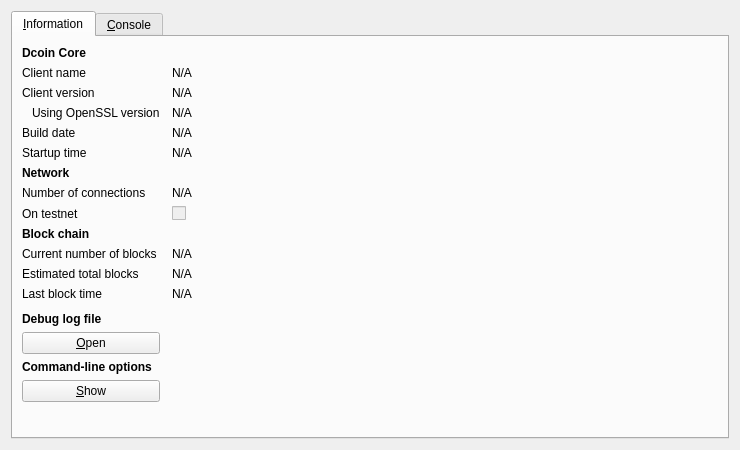
<?xml version="1.0" encoding="UTF-8"?>
<ui version="4.0">
 <class>RPCConsole</class>
 <widget class="QDialog" name="RPCConsole">
  <property name="geometry">
   <rect>
    <x>0</x>
    <y>0</y>
    <width>740</width>
    <height>450</height>
   </rect>
  </property>
  <property name="windowTitle">
   <string>Bitcoin - Debug window</string>
  </property>
  <layout class="QVBoxLayout" name="verticalLayout_2">
   <item>
    <widget class="QTabWidget" name="tabWidget">
     <property name="currentIndex">
      <number>0</number>
     </property>
     <widget class="QWidget" name="tab_info">
      <attribute name="title">
       <string>&amp;Information</string>
      </attribute>
      <layout class="QGridLayout" name="gridLayout" columnstretch="0,1">
       <property name="horizontalSpacing">
        <number>12</number>
       </property>
       <item row="0" column="0">
        <widget class="QLabel" name="label_9">
         <property name="font">
          <font>
           <weight>75</weight>
           <bold>true</bold>
          </font>
         </property>
         <property name="text">
          <string>Dcoin Core</string>
         </property>
        </widget>
       </item>
       <item row="1" column="0">
        <widget class="QLabel" name="label_5">
         <property name="text">
          <string>Client name</string>
         </property>
        </widget>
       </item>
       <item row="1" column="1">
        <widget class="QLabel" name="clientName">
         <property name="cursor">
          <cursorShape>IBeamCursor</cursorShape>
         </property>
         <property name="text">
          <string>N/A</string>
         </property>
         <property name="textFormat">
          <enum>Qt::PlainText</enum>
         </property>
         <property name="textInteractionFlags">
          <set>Qt::LinksAccessibleByMouse|Qt::TextSelectableByKeyboard|Qt::TextSelectableByMouse</set>
         </property>
        </widget>
       </item>
       <item row="2" column="0">
        <widget class="QLabel" name="label_6">
         <property name="text">
          <string>Client version</string>
         </property>
        </widget>
       </item>
       <item row="2" column="1">
        <widget class="QLabel" name="clientVersion">
         <property name="cursor">
          <cursorShape>IBeamCursor</cursorShape>
         </property>
         <property name="text">
          <string>N/A</string>
         </property>
         <property name="textFormat">
          <enum>Qt::PlainText</enum>
         </property>
         <property name="textInteractionFlags">
          <set>Qt::LinksAccessibleByMouse|Qt::TextSelectableByKeyboard|Qt::TextSelectableByMouse</set>
         </property>
        </widget>
       </item>
       <item row="3" column="0">
        <widget class="QLabel" name="label_14">
         <property name="text">
          <string>Using OpenSSL version</string>
         </property>
         <property name="indent">
          <number>10</number>
         </property>
        </widget>
       </item>
       <item row="3" column="1">
        <widget class="QLabel" name="openSSLVersion">
         <property name="cursor">
          <cursorShape>IBeamCursor</cursorShape>
         </property>
         <property name="text">
          <string>N/A</string>
         </property>
         <property name="textFormat">
          <enum>Qt::PlainText</enum>
         </property>
         <property name="textInteractionFlags">
          <set>Qt::LinksAccessibleByMouse|Qt::TextSelectableByKeyboard|Qt::TextSelectableByMouse</set>
         </property>
        </widget>
       </item>
       <item row="4" column="0">
        <widget class="QLabel" name="label_12">
         <property name="text">
          <string>Build date</string>
         </property>
        </widget>
       </item>
       <item row="4" column="1">
        <widget class="QLabel" name="buildDate">
         <property name="cursor">
          <cursorShape>IBeamCursor</cursorShape>
         </property>
         <property name="text">
          <string>N/A</string>
         </property>
         <property name="textFormat">
          <enum>Qt::PlainText</enum>
         </property>
         <property name="textInteractionFlags">
          <set>Qt::LinksAccessibleByMouse|Qt::TextSelectableByKeyboard|Qt::TextSelectableByMouse</set>
         </property>
        </widget>
       </item>
       <item row="5" column="0">
        <widget class="QLabel" name="label_13">
         <property name="text">
          <string>Startup time</string>
         </property>
        </widget>
       </item>
       <item row="5" column="1">
        <widget class="QLabel" name="startupTime">
         <property name="cursor">
          <cursorShape>IBeamCursor</cursorShape>
         </property>
         <property name="text">
          <string>N/A</string>
         </property>
         <property name="textFormat">
          <enum>Qt::PlainText</enum>
         </property>
         <property name="textInteractionFlags">
          <set>Qt::LinksAccessibleByMouse|Qt::TextSelectableByKeyboard|Qt::TextSelectableByMouse</set>
         </property>
        </widget>
       </item>
       <item row="6" column="0">
        <widget class="QLabel" name="label_11">
         <property name="font">
          <font>
           <weight>75</weight>
           <bold>true</bold>
          </font>
         </property>
         <property name="text">
          <string>Network</string>
         </property>
        </widget>
       </item>
       <item row="7" column="0">
        <widget class="QLabel" name="label_7">
         <property name="text">
          <string>Number of connections</string>
         </property>
        </widget>
       </item>
       <item row="7" column="1">
        <widget class="QLabel" name="numberOfConnections">
         <property name="cursor">
          <cursorShape>IBeamCursor</cursorShape>
         </property>
         <property name="text">
          <string>N/A</string>
         </property>
         <property name="textFormat">
          <enum>Qt::PlainText</enum>
         </property>
         <property name="textInteractionFlags">
          <set>Qt::LinksAccessibleByMouse|Qt::TextSelectableByKeyboard|Qt::TextSelectableByMouse</set>
         </property>
        </widget>
       </item>
       <item row="8" column="0">
        <widget class="QLabel" name="label_8">
         <property name="text">
          <string>On testnet</string>
         </property>
        </widget>
       </item>
       <item row="8" column="1">
        <widget class="QCheckBox" name="isTestNet">
         <property name="enabled">
          <bool>false</bool>
         </property>
         <property name="text">
          <string/>
         </property>
        </widget>
       </item>
       <item row="9" column="0">
        <widget class="QLabel" name="label_10">
         <property name="font">
          <font>
           <weight>75</weight>
           <bold>true</bold>
          </font>
         </property>
         <property name="text">
          <string>Block chain</string>
         </property>
        </widget>
       </item>
       <item row="10" column="0">
        <widget class="QLabel" name="label_3">
         <property name="text">
          <string>Current number of blocks</string>
         </property>
        </widget>
       </item>
       <item row="10" column="1">
        <widget class="QLabel" name="numberOfBlocks">
         <property name="cursor">
          <cursorShape>IBeamCursor</cursorShape>
         </property>
         <property name="text">
          <string>N/A</string>
         </property>
         <property name="textFormat">
          <enum>Qt::PlainText</enum>
         </property>
         <property name="textInteractionFlags">
          <set>Qt::LinksAccessibleByMouse|Qt::TextSelectableByKeyboard|Qt::TextSelectableByMouse</set>
         </property>
        </widget>
       </item>
       <item row="11" column="0">
        <widget class="QLabel" name="label_4">
         <property name="text">
          <string>Estimated total blocks</string>
         </property>
        </widget>
       </item>
       <item row="11" column="1">
        <widget class="QLabel" name="totalBlocks">
         <property name="cursor">
          <cursorShape>IBeamCursor</cursorShape>
         </property>
         <property name="text">
          <string>N/A</string>
         </property>
         <property name="textFormat">
          <enum>Qt::PlainText</enum>
         </property>
         <property name="textInteractionFlags">
          <set>Qt::LinksAccessibleByMouse|Qt::TextSelectableByKeyboard|Qt::TextSelectableByMouse</set>
         </property>
        </widget>
       </item>
       <item row="12" column="0">
        <widget class="QLabel" name="label_2">
         <property name="text">
          <string>Last block time</string>
         </property>
        </widget>
       </item>
       <item row="12" column="1">
        <widget class="QLabel" name="lastBlockTime">
         <property name="cursor">
          <cursorShape>IBeamCursor</cursorShape>
         </property>
         <property name="text">
          <string>N/A</string>
         </property>
         <property name="textFormat">
          <enum>Qt::PlainText</enum>
         </property>
         <property name="textInteractionFlags">
          <set>Qt::LinksAccessibleByMouse|Qt::TextSelectableByKeyboard|Qt::TextSelectableByMouse</set>
         </property>
        </widget>
       </item>
       <item row="13" column="0">
        <spacer name="verticalSpacer_2">
         <property name="orientation">
          <enum>Qt::Vertical</enum>
         </property>
         <property name="sizeHint" stdset="0">
          <size>
           <width>20</width>
           <height>20</height>
          </size>
         </property>
        </spacer>
       </item>
       <item row="14" column="0">
        <widget class="QLabel" name="labelDebugLogfile">
         <property name="font">
          <font>
           <weight>75</weight>
           <bold>true</bold>
          </font>
         </property>
         <property name="text">
          <string>Debug log file</string>
         </property>
        </widget>
       </item>
       <item row="15" column="0">
        <widget class="QPushButton" name="openDebugLogfileButton">
         <property name="toolTip">
          <string>Open the Bitcoin debug log file from the current data directory. This can take a few seconds for large log files.</string>
         </property>
         <property name="text">
          <string>&amp;Open</string>
         </property>
         <property name="autoDefault">
          <bool>false</bool>
         </property>
        </widget>
       </item>
       <item row="16" column="0">
        <widget class="QLabel" name="labelCLOptions">
         <property name="font">
          <font>
           <weight>75</weight>
           <bold>true</bold>
          </font>
         </property>
         <property name="text">
          <string>Command-line options</string>
         </property>
        </widget>
       </item>
       <item row="17" column="0">
        <widget class="QPushButton" name="showCLOptionsButton">
         <property name="toolTip">
          <string>Show the Bitcoin-Qt help message to get a list with possible Bitcoin command-line options.</string>
         </property>
         <property name="text">
          <string>&amp;Show</string>
         </property>
         <property name="autoDefault">
          <bool>false</bool>
         </property>
        </widget>
       </item>
       <item row="18" column="0">
        <spacer name="verticalSpacer">
         <property name="orientation">
          <enum>Qt::Vertical</enum>
         </property>
         <property name="sizeHint" stdset="0">
          <size>
           <width>20</width>
           <height>40</height>
          </size>
         </property>
        </spacer>
       </item>
      </layout>
     </widget>
     <widget class="QWidget" name="tab_console">
      <attribute name="title">
       <string>&amp;Console</string>
      </attribute>
      <layout class="QVBoxLayout" name="verticalLayout_3">
       <property name="spacing">
        <number>3</number>
       </property>
       <item>
        <widget class="QTextEdit" name="messagesWidget">
         <property name="minimumSize">
          <size>
           <width>0</width>
           <height>100</height>
          </size>
         </property>
         <property name="readOnly">
          <bool>true</bool>
         </property>
         <property name="tabKeyNavigation" stdset="0">
          <bool>false</bool>
         </property>
         <property name="columnCount" stdset="0">
          <number>2</number>
         </property>
        </widget>
       </item>
       <item>
        <layout class="QHBoxLayout" name="horizontalLayout">
         <property name="spacing">
          <number>3</number>
         </property>
         <item>
          <widget class="QLabel" name="label">
           <property name="text">
            <string notr="true">&gt;</string>
           </property>
          </widget>
         </item>
         <item>
          <widget class="QLineEdit" name="lineEdit"/>
         </item>
         <item>
          <widget class="QPushButton" name="clearButton">
           <property name="maximumSize">
            <size>
             <width>24</width>
             <height>24</height>
            </size>
           </property>
           <property name="toolTip">
            <string>Clear console</string>
           </property>
           <property name="text">
            <string/>
           </property>
           <property name="icon">
            <iconset resource="../bitcoin.qrc">
             <normaloff>:/icons/remove</normaloff>:/icons/remove</iconset>
           </property>
           <property name="shortcut">
            <string notr="true">Ctrl+L</string>
           </property>
           <property name="autoDefault">
            <bool>false</bool>
           </property>
          </widget>
         </item>
        </layout>
       </item>
      </layout>
     </widget>
    </widget>
   </item>
  </layout>
 </widget>
 <resources>
  <include location="../bitcoin.qrc"/>
 </resources>
 <connections/>
</ui>
